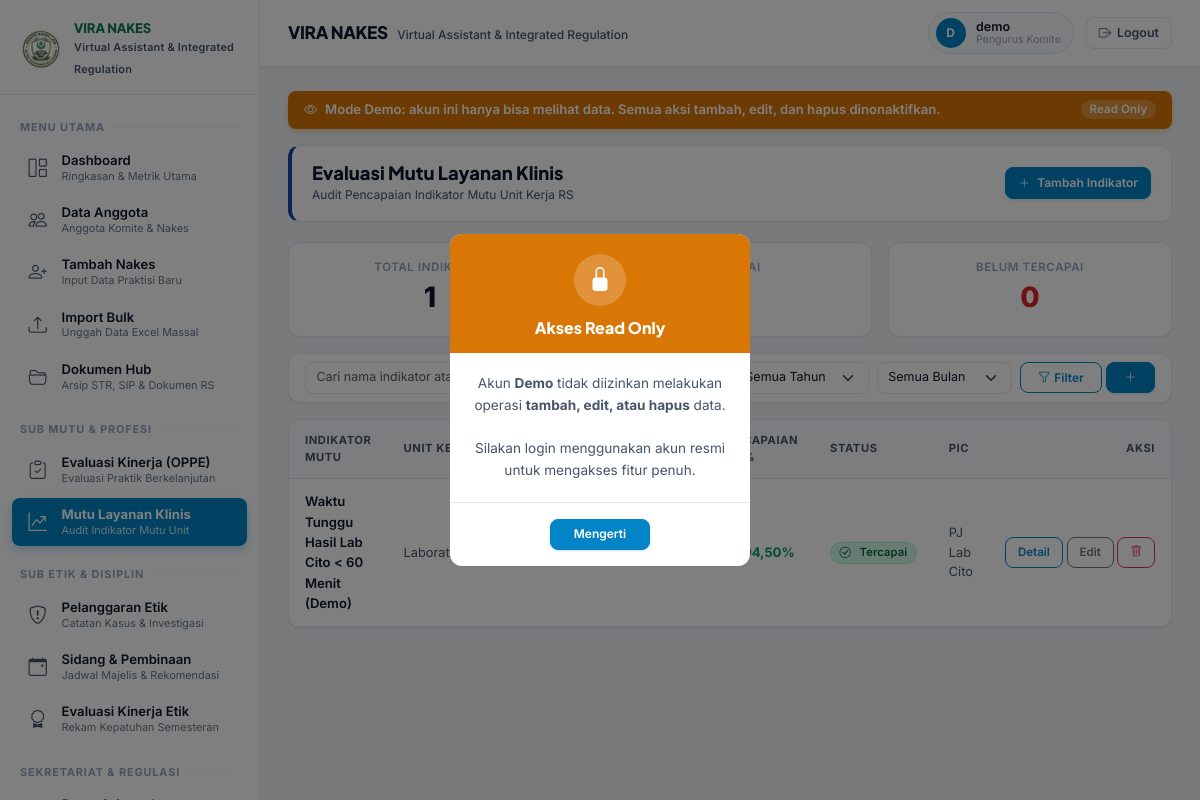
The app's page /mutu/ (signed in) with its own data.
### nakes/models.py (models this page shows, shortened)
class EvaluasiMutuKlinis(models.Model):
    BULAN_CHOICES = [
        (1, 'Januari'), (2, 'Februari'), (3, 'Maret'), (4, 'April'),
        (5, 'Mei'), (6, 'Juni'), (7, 'Juli'), (8, 'Agustus'),
        (9, 'September'), (10, 'Oktober'), (11, 'November'), (12, 'Desember'),
    ]
    unit_kerja = models.CharField('Unit / Instalasi', max_length=200)
    periode_bulan = models.PositiveSmallIntegerField('Bulan', choices=BULAN_CHOICES)
    periode_tahun = models.PositiveIntegerField('Tahun')
    nama_indikator = models.CharField('Nama Indikator Mutu', max_length=300)
    standar_target = models.DecimalField('Standar Target (%)', max_digits=5, decimal_places=2,
                                         validators=[MinValueValidator(0), MaxValueValidator(100)])
    capaian = models.DecimalField('Capaian (%)', max_digits=5, decimal_places=2,
                                  validators=[MinValueValidator(0), MaxValueValidator(100)])
    analisis = models.TextField('Analisis', blank=True)
    rencana_tindak_lanjut = models.TextField('Rencana Tindak Lanjut (RTL)', blank=True)
    penanggung_jawab = models.CharField('Penanggung Jawab / PIC', max_length=200, blank=True)
    created_at = models.DateTimeField(auto_now_add=True)
    updated_at = models.DateTimeField(auto_now=True)
    created_by = models.ForeignKey(settings.AUTH_USER_MODEL, on_delete=models.SET_NULL, null=True, related_name='mutu_created')
    class Meta:
        verbose_name = 'Evaluasi Mutu Layanan Klinis'
        verbose_name_plural = 'Evaluasi Mutu Layanan Klinis'
        ordering = ['-periode_tahun', '-periode_bulan', 'unit_kerja']
    @property
    def is_tercapai(self):
        return self.capaian >= self.standar_target

### nakes/views.py (the view)
# urls.py: path('mutu/', views.mutu_list, name='mutu_list'),
@login_required
def mutu_list(request):
    qs = demo_qs(EvaluasiMutuKlinis.objects.all(), request.user)
    q = request.GET.get('q', '').strip()
    unit = request.GET.get('unit', '').strip()
    tahun = request.GET.get('tahun', '').strip()
    bulan = request.GET.get('bulan', '').strip()
    if q:
        qs = qs.filter(Q(nama_indikator__icontains=q) | Q(unit_kerja__icontains=q))
    if unit:
        qs = qs.filter(unit_kerja=unit)
    if tahun:
        qs = qs.filter(periode_tahun=tahun)
    if bulan:
        qs = qs.filter(periode_bulan=bulan)
    units = EvaluasiMutuKlinis.objects.values_list('unit_kerja', flat=True).distinct().order_by('unit_kerja')
    years = EvaluasiMutuKlinis.objects.values_list('periode_tahun', flat=True).distinct().order_by('-periode_tahun')
    total_count = qs.count()
    tercapai_count = sum(1 for m in qs if m.is_tercapai)
    belum_tercapai_count = total_count - tercapai_count
    context = {
        'mutu_list': qs,
        'q': q,
        'unit': unit,
        'tahun': tahun,
        'bulan': bulan,
        'units': units,
        'years': years,
        'bulan_choices': EvaluasiMutuKlinis.BULAN_CHOICES,
        'total_count': total_count,
        'tercapai_count': tercapai_count,
        'belum_tercapai_count': belum_tercapai_count,
    }
    return render(request, 'nakes/mutu_list.html', context)

### nakes/views.py (called while the page is built)
def is_demo(user):
    return user.is_authenticated and user.username == DEMO_USERNAME

def demo_qs(qs, user, field='created_by'):
    if is_demo(user):
        return qs.filter(**{f'{field}__username': DEMO_USERNAME})
    return qs.exclude(**{f'{field}__username': DEMO_USERNAME})

### templates/nakes/mutu_list.html (shortened to what this page needs)
{% extends "base.html" %}
{% block content %}
<div class="page-header-box domain-mutu">
    <div>
        <h1 class="page-title-text">Evaluasi Mutu Layanan Klinis</h1>
        <p class="page-subtitle-text">Audit Pencapaian Indikator Mutu Unit Kerja RS</p>
    </div>
    <a href="{% url 'nakes:mutu_create' %}" class="btn btn-primary btn-sm">
        <i class="bi bi-plus-lg me-1"></i> Tambah Indikator
    </a>
</div>
<div class="row g-3 mb-3">
    <div class="col-4">
        <div class="card p-3 text-center">
            <div style="font-size:0.72rem;color:var(--text-muted);text-transform:uppercase;letter-spacing:0.05em;font-weight:600;">Total Indikator</div>
            <div style="font-size:1.75rem;font-weight:800;color:var(--text-primary);">{{ total_count }}</div>
        </div>
    </div>
    <div class="col-4">
        <div class="card p-3 text-center">
            <div style="font-size:0.72rem;color:var(--text-muted);text-transform:uppercase;letter-spacing:0.05em;font-weight:600;">Tercapai</div>
            <div style="font-size:1.75rem;font-weight:800;color:#059669;">{{ tercapai_count }}</div>
        </div>
    </div>
    <div class="col-4">
        <div class="card p-3 text-center">
            <div style="font-size:0.72rem;color:var(--text-muted);text-transform:uppercase;letter-spacing:0.05em;font-weight:600;">Belum Tercapai</div>
            <div style="font-size:1.75rem;font-weight:800;color:#DC2626;">{{ belum_tercapai_count }}</div>
        </div>
    </div>
</div>
<div class="card mb-3">
    <div class="card-body py-2 px-3">
        <form method="get" class="row g-2 align-items-center">
            <div class="col-12 col-md-4">
                <input type="text" name="q" value="{{ q }}" class="form-control form-control-sm" placeholder="Cari nama indikator atau unit...">
            </div>
            <div class="col-6 col-md-2">
            </div>
            <div class="col-6 col-md-2">
                <select name="tahun" class="form-select form-select-sm">
                    <option value="">Semua Tahun</option>
                </select>
            </div>
            <div class="col-6 col-md-2">
                <select name="bulan" class="form-select form-select-sm">
                    <option value="">Semua Bulan</option>
                </select>
            </div>
            <div class="col-6 col-md-2 d-flex gap-1">
                <button type="submit" class="btn btn-outline-primary btn-sm flex-grow-1">
                    <i class="bi bi-funnel me-1"></i>Filter
                </button>
                <a href="{% url 'nakes:mutu_create' %}" class="btn btn-primary btn-sm flex-grow-1 text-nowrap">
                    <i class="bi bi-plus-lg"></i>
                </a>
            </div>
        </form>
    </div>
</div>
<div class="d-none d-md-block">
    <div class="card">
        <div class="table-responsive">
            <table class="table table-hover mb-0">
                <thead>
                    <tr>
                        <th>Indikator Mutu</th>
                        <th>Unit Kerja</th>
                        <th>Periode</th>
                        <th>Target %</th>
                        <th>Capaian %</th>
                        <th>Status</th>
                        <th>PIC</th>
                        <th class="text-end">Aksi</th>
                    </tr>
                </thead>
                <tbody>
                    {% for m in mutu_list %}
                    <tr>
                        <td>
                            <a href="{% url 'nakes:mutu_detail' m.pk %}" style="text-decoration:none;font-weight:600;color:var(--text-primary);">
                                {{ m.nama_indikator }}
                            </a>
                        </td>
                        <td style="color:var(--text-secondary);font-size:0.8rem;">{{ m.unit_kerja }}</td>
                        <td><span class="badge badge-status-neutral">{{ m.get_periode_bulan_display }} {{ m.periode_tahun }}</span></td>
                        <td><strong>{{ m.standar_target }}%</strong></td>
                        <td>
                            <strong style="{% if m.is_tercapai %}color:#059669;{% else %}color:#DC2626;{% endif %}">
                                {{ m.capaian }}%
                            </strong>
                        </td>
                        <td>
                            {% if m.is_tercapai %}
                            <span class="badge badge-status-success"><i class="bi bi-check-circle me-1"></i>Tercapai</span>
                            {% else %}
                            <span class="badge badge-status-danger"><i class="bi bi-x-circle me-1"></i>Tidak Tercapai</span>
                            {% endif %}
                        </td>
                        <td style="color:var(--text-secondary);font-size:0.8rem;">{{ m.penanggung_jawab|default:"-" }}</td>
                        <td class="text-end" style="white-space:nowrap;">
                            <a href="{% url 'nakes:mutu_detail' m.pk %}" class="btn btn-sm btn-outline-primary" style="font-size:0.72rem;">Detail</a>
                            <a href="{% url 'nakes:mutu_update' m.pk %}" class="btn btn-sm btn-outline-secondary" style="font-size:0.72rem;">Edit</a>
                            <form method="post" action="{% url 'nakes:mutu_delete' m.pk %}" class="d-inline" onsubmit="return confirm('Hapus indikator mutu ini?')">
                                <button type="submit" class="btn btn-sm btn-outline-danger" style="font-size:0.72rem;">
                                    <i class="bi bi-trash"></i>
                                </button>
                            </form>
                        </td>
                    </tr>
                    {% endfor %}
                </tbody>
            </table>
        </div>
    </div>
</div>
{% endblock %}

### templates/base.html (shortened to what this page needs)
{% load static %}
<!DOCTYPE html>
<html lang="id">
<head>
    <link href="https://cdn.jsdelivr.net/npm/bootstrap@5.3.3/dist/css/bootstrap.min.css" rel="stylesheet">
    <link href="https://cdn.jsdelivr.net/npm/bootstrap-icons@1.11.3/font/bootstrap-icons.min.css" rel="stylesheet">
</head>
<body>
    <aside class="sidebar-desktop d-none d-md-flex flex-column">
        <div class="sidebar-brand">
            <div class="sidebar-brand-logo">
                <img src="{% static 'img/logo-vira.png' %}" alt="VIRA NAKES">
            </div>
            <div class="sidebar-brand-text">
                <h6>VIRA NAKES</h6>
                <small>Virtual Assistant &amp; Integrated Regulation</small>
            </div>
        </div>
        {% include "includes/sidebar_nav.html" %}
    </aside>
    <div class="main-content">
        <header class="d-none d-md-flex top-bar">
            <div class="page-heading">
                <h5>VIRA NAKES</h5>
                <small>Virtual Assistant &amp; Integrated Regulation</small>
            </div>
            <div class="user-pill">
                <div class="user-info">
                    <div class="user-avatar">
                        {{ request.user.username|first|upper }}
                    </div>
                    <div class="user-text">
                        <span class="user-name">{{ request.user.get_full_name|default:request.user.username }}</span>
                        <span class="user-role">{% if request.user.is_superuser %}Administrator KTKL{% else %}Pengurus Komite{% endif %}</span>
                    </div>
                </div>
                <form method="post" action="{% url 'accounts:logout' %}" class="d-inline">
                    <button type="submit" class="btn-logout">
                        <i class="bi bi-box-arrow-right"></i> Logout
                    </button>
                </form>
            </div>
        </header>
        <main class="content-area">
            {% if request.user.username == 'demo' %}
            <div style="background:#D97706;color:#fff;padding:0.55rem 1rem;border-radius:0.5rem;margin-bottom:1rem;display:flex;align-items:center;justify-content:space-between;gap:1rem;font-size:0.82rem;font-weight:600;box-shadow:0 2px 6px rgba(217,119,6,0.3);">
                <span><i class="bi bi-eye me-2"></i>Mode Demo: akun ini hanya bisa melihat data. Semua aksi tambah, edit, dan hapus dinonaktifkan.</span>
                <span class="badge" style="background:rgba(255,255,255,0.2);color:#fff;font-size:0.72rem;white-space:nowrap;">Read Only</span>
            </div>
            {% endif %}
            {% block content %}{% endblock %}
        </main>
    </div>
    {% if request.user.username == 'demo' %}
    <div class="modal fade" id="readonlyModal" tabindex="-1" aria-hidden="true">
        <div class="modal-dialog modal-dialog-centered modal-sm">
            <div class="modal-content" style="border-radius:0.75rem;border:none;overflow:hidden;">
                <div style="background:#D97706;padding:1.25rem 1.5rem 1rem;text-align:center;">
                    <div style="width:52px;height:52px;background:rgba(255,255,255,0.2);border-radius:50%;display:flex;align-items:center;justify-content:center;margin:0 auto 0.75rem;">
                        <i class="bi bi-lock-fill" style="font-size:1.5rem;color:#fff;"></i>
                    </div>
                    <h6 style="margin:0;color:#fff;font-size:1rem;font-weight:800;">Akses Read Only</h6>
                </div>
                <div class="modal-body text-center" style="padding:1.25rem 1.5rem;">
                    <p style="margin:0;font-size:0.85rem;color:#475569;line-height:1.6;">
                        Akun <strong>Demo</strong> tidak diizinkan melakukan operasi <strong>tambah, edit, atau hapus</strong> data.<br><br>
                        Silakan login menggunakan akun resmi untuk mengakses fitur penuh.
                    </p>
                </div>
                <div class="modal-footer justify-content-center" style="border-top:1px solid #E2E8F0;padding:0.75rem 1rem;">
                    <button type="button" class="btn btn-sm btn-primary" data-bs-dismiss="modal" style="min-width:100px;">Mengerti</button>
                </div>
            </div>
        </div>
    </div>
    {% endif %}
</body>
</html>

### records on screen
EvaluasiMutuKlinis: nama_indikator "Waktu Tunggu Hasil Lab Cito < 60 Menit (Demo)", unit_kerja "Laboratorium", capaian "94,50", standar_target "Tercapai", penanggung_jawab "PJ Lab Cito"

### other values on screen
{{ request.user.username|first|upper }} "D"
{{ request.user.get_full_name|default:request.user.username }} "demo"
{{ total_count }} "1"
{{ belum_tercapai_count }} "0"
